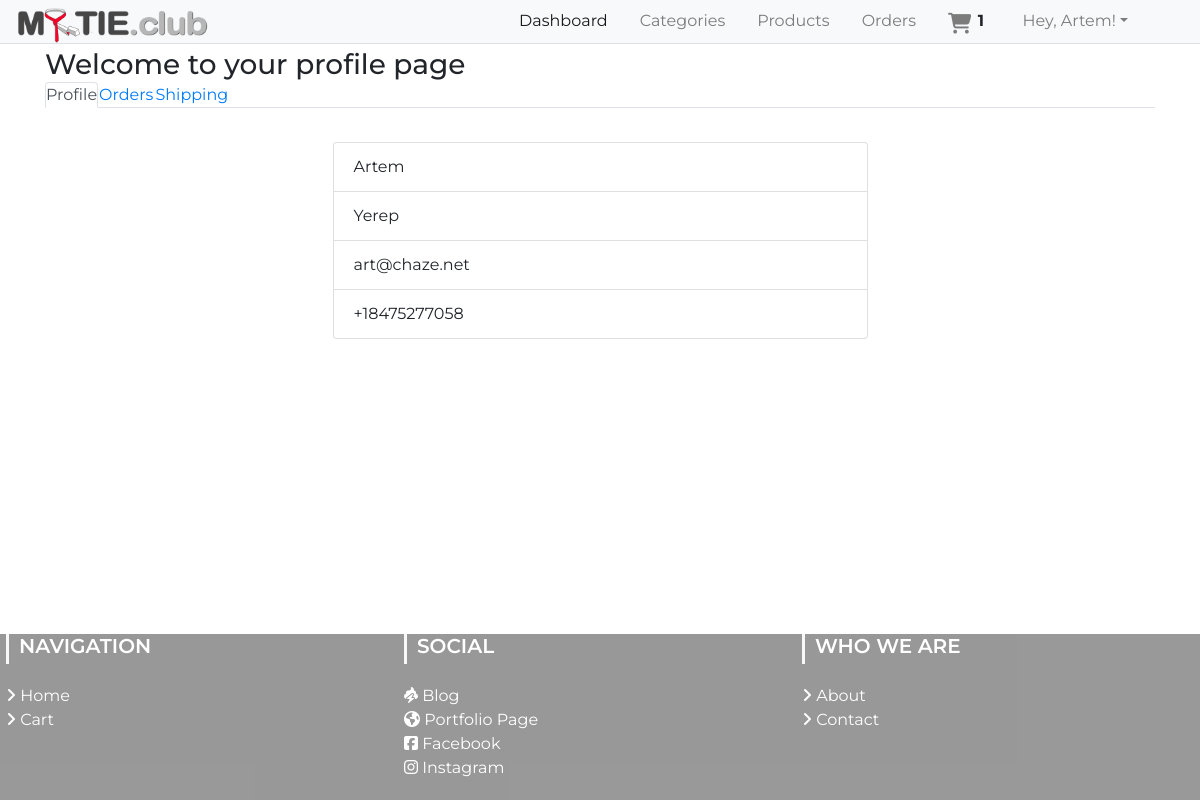
/profile/ (signed in), run on the app's committed database.
### app/models.py (models this page shows, shortened)
class User(UserMixin, db.Model):
	__tablename__="user"
	id = db.Column(db.Integer, primary_key=True)
	firstname = db.Column(db.String(24), index=True)
	lastname = db.Column(db.String(24), index=True)
	email = db.Column(db.String(50), index=True, unique=True)
	password_hash = db.Column(db.String)
	phonenumber = db.Column(db.String(18), index=True, unique=True)
	is_admin = db.Column(db.Boolean, default = False)
	order = db.relationship("Order", backref='ordered_products')
	kart = db.relationship('Kart', uselist=False, backref='user_kart')
	shipping_info = db.relationship('ShippingInfo', backref='shipping',lazy='dynamic')

### app/users/routes.py (the view, shortened to what this page needs)
@users.route('/profile/', methods = ["GET", "POST"])
def profile():
	if current_user.is_anonymous:
		count = 0
		user = 0
	else:
		user = current_user.id
		count = Kart.query.filter_by(user_id =user).count()
		order = Order.query.filter_by(user_id = user)
		items = Kart.query.filter_by(user_id=user).all()
	form = ShippingForm()
	shipping = ShippingInfo.query.all()
	return render_template('users/profile.html', title = "Account page",form=form,
	shipping = shipping, count=count, order = order,items=items)

### app/models.py (called while the page is built)
@login_manager.user_loader
def load_user(id):
    return User.query.get(int(id))

### app/templates/users/profile.html (shortened to what this page needs)
{% extends "layout.html" %}
{% block body %}
<h3>
        Welcome to your profile page
</h3>
<nav>
        <div class="nav nav-tabs" id="nav-tab" role="tablist">
                <a class="nav-item nav-link active" id="nav-home-tab" data-toggle="tab" href="#nav-home" role="tab" aria-controls="nav-home" aria-selected="true">Profile</a>
                <a class="nav-item nav-link" id="nav-profile-tab" data-toggle="tab" href="#nav-profile" role="tab" aria-controls="nav-profile" aria-selected="false">Orders</a>
                <a class="nav-item nav-link" id="nav-contact-tab" data-toggle="tab" href="#nav-contact" role="tab" aria-controls="nav-contact" aria-selected="false">Shipping</a>
        </div>
</nav>
<div class="tab-content" id="nav-tabContent mb-5">
<div class="tab-pane fade show active " id="nav-home" role="tabpanel" aria-labelledby="nav-home-tab">
                <ul class="list-group mt-4 center">
                        <li class="list-group-item">{{current_user.firstname }}</li>
                        <li class="list-group-item">{{current_user.lastname }}</li>
                        <li class="list-group-item">{{ current_user.email }}</li>
                        <li class="list-group-item">{{current_user.phonenumber }}</li>
                </ul>
</div>
</div>
{% endblock %}

### app/templates/layout.html (shortened to what this page needs)
<html>
    <head>
        <link rel="stylesheet" href="https://stackpath.bootstrapcdn.com/bootstrap/4.3.1/css/bootstrap.css">
        <link href="{{ url_for('static', filename='css/main.css') }}" rel="stylesheet">
    </head>
<body>
          <nav class="navbar navbar-expand-sm navbar-light bg-light border-bottom shadow-md fixed-top">
              <h1 class="brand_name">
                  <a class="navbar-brand" href="{{ url_for('home.homepage') }}"><img id="logo" src="{{url_for('static', filename='img/my-tie-logo-navbar-2.png')}}" alt="Home"></a>
              </h1>
              <div class="collapse navbar-collapse" id="navbarTogglerDemo03">
                  <ul class="navbar-nav ml-auto mr-5 mt-2 mt-lg-0">
                      {% if current_user.is_authenticated %}
                      {% if current_user.is_admin %}
                            <li class="nav-item ml-3">
                              <a class="nav-link active" href="{{ url_for('home.admin_dashboard') }}">Dashboard</a>
                            </li>
                            <li class="nav-item ml-3">
                              <a class="nav-link" href="{{ url_for('admin.list_categories') }}">Categories</a>
                            </li>
                            <li class="nav-item ml-3">
                              <a class="nav-link" href="{{ url_for('admin.list_products') }}">Products</a>
                            </li>
                            <li class="nav-item ml-3">
                              <a class="nav-link" href="{{ url_for('admin.list_orders') }}">Orders</a>
                            </li>
                            <li class="nav-item ml-3">
                              <a class="nav-link" href="{{ url_for('users.cart') }}"><i class="fas fa-shopping-cart"></i><span class="badge badge-light">{{ count }}</span></a>
                            </li>
                      {% else %}
                            <li class="nav-item ml-3">
                              <a class="nav-link" href="{{ url_for('users.cart') }}"><i class="fas fa-shopping-cart"></i><span class="badge badge-light">{{ count }}</span></a>
                            </li>
                      {% endif %}
                            <li class="nav-item dropdown ml-3">
                              <a class="nav-link dropdown-toggle" data-toggle="dropdown" href="#" role="button" aria-haspopup="true"
                                aria-expanded="false">
                                Hey, {{ current_user.firstname }}!</a>
                            </li>
                      {% endif %}
                  </ul>
              </div>
          </nav>
    <div class="container">
        {% block body %}
        {% endblock %}
    </div>
    <section id="footer">
      <div class="container-fluid">
          <div class="row text-xs-center text-sm-left">
              <div class="col-xs-12 col-sm-4 col-md-4">
                  <h5>NAVIGATION</h5>
                  <ul class="list-unstyled quick-links">
                      <li><a href="{{ url_for('home.homepage') }}"><i class="fa fa-angle-right"></i> Home</a></li>
                      <li><a href="{{ url_for('users.cart') }}"><i class="fa fa-angle-right"></i> Cart</a></li>
                  </ul>
              </div>
              <div class="col-xs-12 col-sm-4 col-md-4">
                  <h5>SOCIAL</h5>
                  <ul class="list-unstyled quick-links">
                      <li><a href="http://www.chaze.net"><i class="fas fa-poo-storm"></i> Blog</a></li>
                      <li><a href="http://www.artem-yerep.com"><i class="fas fa-globe-americas"></i> Portfolio Page</a></li>
                      <li><a href="https://www.facebook.com/"><i class="fab fa-facebook-square"></i> Facebook</a></li>
                      <li><a href="https://www.instagram.com/"><i class="fab fa-instagram"></i> Instagram</a></li>
                  </ul>
              </div>
              <div class="col-xs-12 col-sm-4 col-md-4">
                  <h5>WHO WE ARE</h5>
                  <ul class="list-unstyled quick-links">
                      <li><a href="{{ url_for('home.about') }}"><i class="fa fa-angle-right"></i> About</a></li>
                      <li><a href="{{ url_for('home.contact') }}"><i class="fa fa-angle-right"></i> Contact</a></li>
                  </ul>
              </div>
          </div>
      </div>
    </section>
</body>
</html>

### app/static/css/main.css (style rules this page uses)
* { padding: 0; margin: 0; }
html { position: relative; min-height: 100%; }
body { font-family: 'Montserrat', sans-serif; margin-bottom: 12em ; margin-top: 3em; }
#logo { max-height: 35px; }
.navbar { padding-bottom: 0px; }
.navbar-brand { padding: 0px; }
.navbar-collapse { padding-bottom: 8px; }
.fa-shopping-cart { font-size: 1.3em; }
a.nav-link { padding: 0; }
.badge { font-size: 1em; vertical-align: 0.3em; }
.center { margin: auto; width: 50%; padding: 10px; }
.row { margin-left: auto; margin-right: auto; margin-bottom: 20px; }
.row:after { content: ""; display: table; clear: both; }
#footer { position: absolute; bottom: 0; width: 100%; opacity: .4; background-color: rgb(0, 0, 0); }
#footer h5 { padding-left: 10px; font-weight: 600; border-left: 3px solid #eeeeee; padding-bottom: 6px; margin-bottom: 20px; color:#ffffff; }
#footer ul.social li a, #footer ul.quick-links li a { color:#ffffff; }
#footer ul.quick-links li { padding: 0 0; -webkit-transition: .5s all ease; -moz-transition: .5s all ease; transition: .5s all ease; }
p,h1, h3, input, ul, h6 ,h5 { margin: 0; padding:0 0; }
ul { list-style-type: none; }
@media screen and (max-width: 1280px) { .row { margin-left: -24px; } }

### data on the page
User: firstname "Artem", lastname "Yerep", email "art@chaze.net", phonenumber "+18475277058"

### other printed values
{{ count }} "1"
